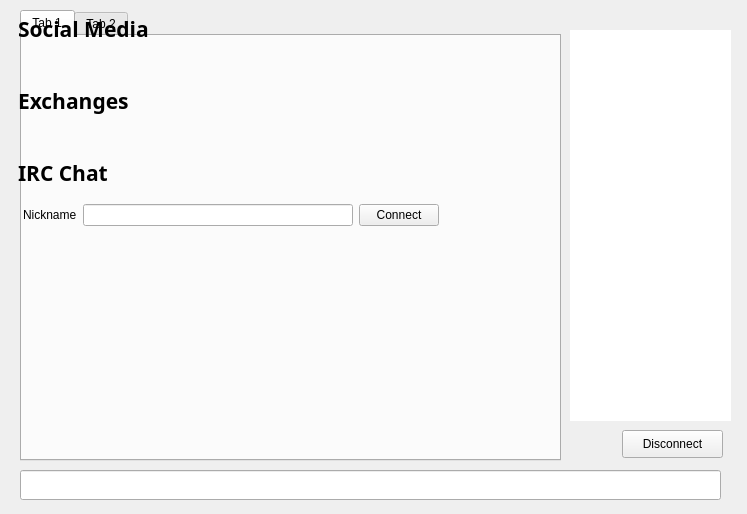
<?xml version="1.0" encoding="UTF-8"?>
<ui version="4.0">
 <class>ChatWindowClass</class>
 <widget class="QWidget" name="ChatWindowClass">
  <property name="geometry">
   <rect>
    <x>0</x>
    <y>0</y>
    <width>747</width>
    <height>514</height>
   </rect>
  </property>
  <widget class="QWidget" name="widget_2" native="true">
   <property name="geometry">
    <rect>
     <x>0</x>
     <y>0</y>
     <width>741</width>
     <height>511</height>
    </rect>
   </property>
   <widget class="QWidget" name="splitter" native="true">
    <property name="enabled">
     <bool>true</bool>
    </property>
    <property name="geometry">
     <rect>
      <x>10</x>
      <y>10</y>
      <width>721</width>
      <height>501</height>
     </rect>
    </property>
    <property name="styleSheet">
     <string notr="true"/>
    </property>
    <widget class="QTabWidget" name="tab">
     <property name="geometry">
      <rect>
       <x>10</x>
       <y>0</y>
       <width>541</width>
       <height>451</height>
      </rect>
     </property>
     <property name="styleSheet">
      <string notr="true"/>
     </property>
     <property name="tabShape">
      <enum>QTabWidget::Rounded</enum>
     </property>
     <property name="currentIndex">
      <number>0</number>
     </property>
     <property name="tabsClosable">
      <bool>false</bool>
     </property>
     <widget class="QWidget" name="widget_4">
      <attribute name="title">
       <string>Tab 1</string>
      </attribute>
     </widget>
     <widget class="QWidget" name="tab_5">
      <attribute name="title">
       <string>Tab 2</string>
      </attribute>
     </widget>
    </widget>
    <widget class="QLineEdit" name="lineEdit">
     <property name="geometry">
      <rect>
       <x>10</x>
       <y>460</y>
       <width>701</width>
       <height>30</height>
      </rect>
     </property>
     <property name="sizePolicy">
      <sizepolicy hsizetype="Fixed" vsizetype="Fixed">
       <horstretch>0</horstretch>
       <verstretch>0</verstretch>
      </sizepolicy>
     </property>
     <property name="maximumSize">
      <size>
       <width>16777215</width>
       <height>30</height>
      </size>
     </property>
    </widget>
    <widget class="QListView" name="userView">
     <property name="geometry">
      <rect>
       <x>560</x>
       <y>20</y>
       <width>161</width>
       <height>391</height>
      </rect>
     </property>
     <property name="minimumSize">
      <size>
       <width>0</width>
       <height>300</height>
      </size>
     </property>
     <property name="styleSheet">
      <string notr="true">border-radius:10px;</string>
     </property>
    </widget>
    <widget class="QPushButton" name="disconnect">
     <property name="geometry">
      <rect>
       <x>612</x>
       <y>420</y>
       <width>101</width>
       <height>28</height>
      </rect>
     </property>
     <property name="text">
      <string>Disconnect</string>
     </property>
    </widget>
   </widget>
   <widget class="QWidget" name="hide3" native="true">
    <property name="geometry">
     <rect>
      <x>0</x>
      <y>0</y>
      <width>731</width>
      <height>501</height>
     </rect>
    </property>
    <property name="sizePolicy">
     <sizepolicy hsizetype="Preferred" vsizetype="Preferred">
      <horstretch>0</horstretch>
      <verstretch>0</verstretch>
     </sizepolicy>
    </property>
    <widget class="QWidget" name="verticalLayoutWidget">
     <property name="geometry">
      <rect>
       <x>0</x>
       <y>-4</y>
       <width>731</width>
       <height>511</height>
      </rect>
     </property>
     <layout class="QVBoxLayout" name="verticalLayout">
      <property name="sizeConstraint">
       <enum>QLayout::SetDefaultConstraint</enum>
      </property>
      <property name="leftMargin">
       <number>18</number>
      </property>
      <property name="topMargin">
       <number>18</number>
      </property>
      <property name="rightMargin">
       <number>18</number>
      </property>
      <property name="bottomMargin">
       <number>18</number>
      </property>
      <item>
       <widget class="QLabel" name="label_social">
        <property name="font">
         <font>
          <family>.Al Bayan PUA</family>
          <pointsize>16</pointsize>
          <weight>75</weight>
          <bold>true</bold>
         </font>
        </property>
        <property name="text">
         <string>Social Media</string>
        </property>
       </widget>
      </item>
      <item>
       <layout class="QGridLayout" name="gridLayout_social"/>
      </item>
      <item>
       <layout class="QHBoxLayout" name="horizontalLayout_social">
        <property name="bottomMargin">
         <number>10</number>
        </property>
        <item>
         <widget class="QLabel" name="link_twitter">
          <property name="text">
           <string>&lt;html&gt;&lt;head/&gt;&lt;body&gt;&lt;p align=&quot;center&quot;&gt;&lt;a href=&quot;https://twitter.com/MotaCoin_/&quot; style=&quot; text-decoration: underline; color:#0000ff;&quot;&gt;&lt;img src=&quot;:/icons/twitter&quot;/&gt;&lt;/span&gt;&lt;/a&gt;&lt;/p&gt;&lt;/body&gt;&lt;/html&gt;</string>
          </property>
          <property name="margin">
           <number>5</number>
          </property>
          <property name="openExternalLinks">
           <bool>true</bool>
          </property>
         </widget>
        </item>
        <item>
         <widget class="QLabel" name="link_discord">
          <property name="text">
           <string>&lt;html&gt;&lt;head/&gt;&lt;body&gt;&lt;p align=&quot;center&quot;&gt;&lt;a href=&quot;https://discord.gg/42cGrZz&quot; style=&quot; text-decoration: underline; color:#0000ff;&quot;&gt;&lt;img src=&quot;:/icons/discord&quot;/&gt;&lt;/span&gt;&lt;/a&gt;&lt;/p&gt;&lt;/body&gt;&lt;/html&gt;</string>
          </property>
          <property name="margin">
           <number>5</number>
          </property>
          <property name="openExternalLinks">
           <bool>true</bool>
          </property>
         </widget>
        </item>
        <item>
         <widget class="QLabel" name="link_telegram">
          <property name="text">
           <string>&lt;html&gt;&lt;head/&gt;&lt;body&gt;&lt;p align=&quot;center&quot;&gt;&lt;a href=&quot;https://t.me/joinchat/FjovS0Ndz-J07Ul0crFwuw&quot; style=&quot; text-decoration: underline; color:#0000ff;&quot;&gt;&lt;img src=&quot;:/icons/telegram&quot;/&gt;&lt;/span&gt;&lt;/a&gt;&lt;/p&gt;&lt;/body&gt;&lt;/html&gt;</string>
          </property>
          <property name="margin">
           <number>5</number>
          </property>
          <property name="openExternalLinks">
           <bool>true</bool>
          </property>
         </widget>
        </item>
        <item>
         <widget class="QLabel" name="link_instagram">
          <property name="text">
           <string>&lt;html&gt;&lt;head/&gt;&lt;body&gt;&lt;p align=&quot;center&quot;&gt;&lt;a href=&quot;https://instagram.com/Motacoin&quot; style=&quot; text-decoration: underline; color:#0000ff;&quot;&gt;&lt;img src=&quot;:/icons/instagram&quot;/&gt;&lt;/span&gt;&lt;/a&gt;&lt;/p&gt;&lt;/body&gt;&lt;/html&gt;</string>
          </property>
          <property name="margin">
           <number>5</number>
          </property>
          <property name="openExternalLinks">
           <bool>true</bool>
          </property>
         </widget>
        </item>
        <item>
         <widget class="QLabel" name="link_facebook">
          <property name="text">
           <string>&lt;html&gt;&lt;head/&gt;&lt;body&gt;&lt;p align=&quot;center&quot;&gt;&lt;a href=&quot;https://www.facebook.com/MotaCoin/&quot; style=&quot; text-decoration: underline; color:#0000ff;&quot;&gt;&lt;img src=&quot;:/icons/face&quot;/&gt;&lt;/span&gt;&lt;/a&gt;&lt;/p&gt;&lt;/body&gt;&lt;/html&gt;</string>
          </property>
          <property name="margin">
           <number>5</number>
          </property>
          <property name="openExternalLinks">
           <bool>true</bool>
          </property>
         </widget>
        </item>
        <item>
         <widget class="QLabel" name="link_reddit">
          <property name="text">
           <string>&lt;html&gt;&lt;head/&gt;&lt;body&gt;&lt;p align=&quot;center&quot;&gt;&lt;a href=&quot;http://www.reddit.com/r/MotaCoin/&quot; style=&quot; text-decoration: underline; color:#0000ff;&quot;&gt;&lt;img src=&quot;:/icons/reddit&quot;/&gt;&lt;/span&gt;&lt;/a&gt;&lt;/p&gt;&lt;/body&gt;&lt;/html&gt;</string>
          </property>
          <property name="margin">
           <number>5</number>
          </property>
          <property name="openExternalLinks">
           <bool>true</bool>
          </property>
         </widget>
        </item>
        <item>
         <widget class="QLabel" name="link_youtube">
          <property name="text">
           <string>&lt;html&gt;&lt;head/&gt;&lt;body&gt;&lt;p align=&quot;center&quot;&gt;&lt;a href=&quot;https://www.youtube.com/channel/UCBgRlAvt33mOedo9dZDrGKg&quot; style=&quot; text-decoration: underline; color:#0000ff;&quot;&gt;&lt;img src=&quot;:/icons/youtube&quot;/&gt;&lt;/span&gt;&lt;/a&gt;&lt;/p&gt;&lt;/body&gt;&lt;/html&gt;</string>
          </property>
          <property name="margin">
           <number>5</number>
          </property>
          <property name="openExternalLinks">
           <bool>true</bool>
          </property>
         </widget>
        </item>
        <item>
         <widget class="QLabel" name="link_bitcointalk">
          <property name="text">
           <string>&lt;html&gt;&lt;head/&gt;&lt;body&gt;&lt;p align=&quot;center&quot;&gt;&lt;a href=&quot;https://bitcointalk.org/index.php?topic=3150167.0&quot; style=&quot; text-decoration: underline; color:#0000ff;&quot;&gt;&lt;img src=&quot;:/icons/forums&quot;/&gt;&lt;/span&gt;&lt;/a&gt;&lt;/p&gt;&lt;/body&gt;&lt;/html&gt;</string>
          </property>
          <property name="margin">
           <number>5</number>
          </property>
          <property name="openExternalLinks">
           <bool>true</bool>
          </property>
         </widget>
        </item>
        <item>
         <spacer name="horizontalSpacer">
          <property name="orientation">
           <enum>Qt::Horizontal</enum>
          </property>
          <property name="sizeHint" stdset="0">
           <size>
            <width>40</width>
            <height>20</height>
           </size>
          </property>
         </spacer>
        </item>
       </layout>
      </item>
      <item>
       <widget class="QLabel" name="label_exchanges">
        <property name="font">
         <font>
          <family>.Al Bayan PUA</family>
          <pointsize>16</pointsize>
          <weight>75</weight>
          <bold>true</bold>
         </font>
        </property>
        <property name="text">
         <string>Exchanges</string>
        </property>
        <property name="margin">
         <number>0</number>
        </property>
       </widget>
      </item>
      <item>
       <layout class="QHBoxLayout" name="horizontalLayout_exchanges">
        <property name="bottomMargin">
         <number>10</number>
        </property>
        <item>
         <widget class="QLabel" name="link_tradesatoshi">
          <property name="text">
           <string>&lt;html&gt;&lt;head/&gt;&lt;body&gt;&lt;p align=&quot;center&quot;&gt;&lt;a href=&quot;https://tradesatoshi.com/Exchange/?market=MOTA_BTC&quot; style=&quot; text-decoration: underline; color:#0000ff;&quot;&gt;&lt;img src=&quot;:/icons/tradesatoshi&quot;/&gt;&lt;/span&gt;&lt;/a&gt;&lt;/p&gt;&lt;/body&gt;&lt;/html&gt;</string>
          </property>
          <property name="margin">
           <number>5</number>
          </property>
          <property name="openExternalLinks">
           <bool>true</bool>
          </property>
         </widget>
        </item>
        <!-- <item>
         <widget class="QLabel" name="link_maplechange">
          <property name="text">
           <string>&lt;html&gt;&lt;head/&gt;&lt;body&gt;&lt;p align=&quot;center&quot;&gt;&lt;a href=&quot;https://maplechange.com/markets/motabtc?markets=all&amp;column=name&amp;order=asc&amp;unit=volume&amp;pinned=true&quot; style=&quot; text-decoration: underline; color:#0000ff;&quot;&gt;&lt;img src=&quot;:/icons/maplechange&quot;/&gt;&lt;/span&gt;&lt;/a&gt;&lt;/p&gt;&lt;/body&gt;&lt;/html&gt;</string>
          </property>
          <property name="margin">
           <number>5</number>
          </property>
          <property name="openExternalLinks">
           <bool>true</bool>
          </property>
         </widget>
        </item> -->
        <item>
         <spacer name="horizontalSpacer_2">
          <property name="orientation">
           <enum>Qt::Horizontal</enum>
          </property>
          <property name="sizeHint" stdset="0">
           <size>
            <width>40</width>
            <height>20</height>
           </size>
          </property>
         </spacer>
        </item>
       </layout>
      </item>
      <item>
       <widget class="QLabel" name="label_irc">
		<property name="visible">
			<bool>false</bool>
		</property>
        <property name="font">
         <font>
          <family>.Al Bayan PUA</family>
          <pointsize>16</pointsize>
          <weight>75</weight>
          <bold>true</bold>
         </font>
        </property>
        <property name="text">
         <string>IRC Chat</string>
        </property>
       </widget>
      </item>
      <item>
       <layout class="QHBoxLayout" name="horizontalLayout_irc">
        <property name="leftMargin">
         <number>5</number>
        </property>
        <property name="topMargin">
         <number>10</number>
        </property>
        <property name="rightMargin">
         <number>5</number>
        </property>
        <item>
         <widget class="QLabel" name="label_5">
			 <property name="visible">
				 <bool>false</bool>
			 </property>
          <property name="text">
           <string>Nickname</string>
          </property>
         </widget>
        </item>
        <item>
         <widget class="QLineEdit" name="editPseudo">
			 <property name="visible">
				 <bool>false</bool>
			 </property>
          <property name="text">
           <string/>
          </property>
         </widget>
        </item>
        <item>
         <widget class="QPushButton" name="buttonConnect">
			 <property name="visible">
				 <bool>false</bool>
			 </property>
          <property name="styleSheet">
           <string notr="true"/>
          </property>
          <property name="text">
           <string>Connect</string>
          </property>
         </widget>
        </item>
        <item>
         <spacer name="horizontalSpacer_3">
          <property name="orientation">
           <enum>Qt::Horizontal</enum>
          </property>
          <property name="sizeHint" stdset="0">
           <size>
            <width>40</width>
            <height>20</height>
           </size>
          </property>
         </spacer>
        </item>
       </layout>
      </item>
      <item>
       <spacer name="verticalSpacer">
        <property name="orientation">
         <enum>Qt::Vertical</enum>
        </property>
        <property name="sizeHint" stdset="0">
         <size>
          <width>20</width>
          <height>40</height>
         </size>
        </property>
       </spacer>
      </item>
     </layout>
    </widget>
   </widget>
  </widget>
  <action name="actionQuit">
   <property name="text">
    <string>Quitter</string>
   </property>
   <property name="shortcut">
    <string>Ctrl+Q</string>
   </property>
  </action>
  <action name="actionCloseTab">
   <property name="text">
    <string>Fermer l'onglet</string>
   </property>
  </action>
 </widget>
 <layoutdefault spacing="6" margin="11"/>
 <resources/>
 <connections/>
</ui>
